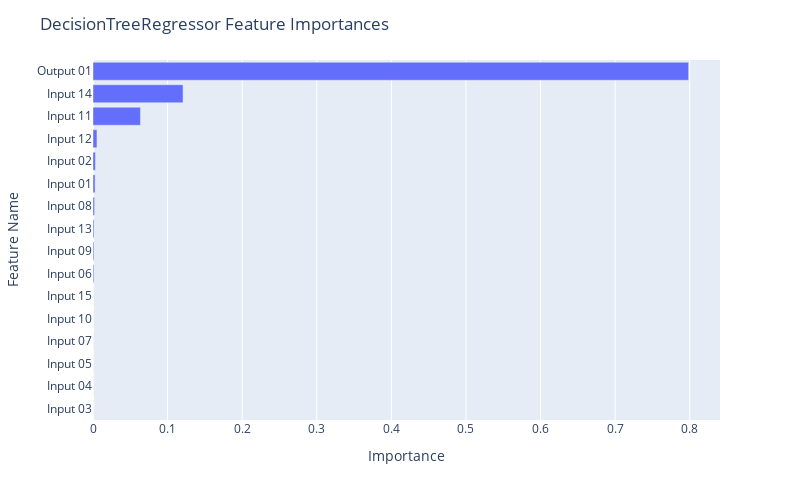

Notebook source saved alongside this figure:
### Code cell
fig = px.bar(df_dt, x="Importance", y="Feature Name")

fig.update_layout(
    autosize=False,
    width=800,
    height=500,
    title_text=f"DecisionTreeRegressor Feature Importances",
    yaxis={'categoryorder':'total ascending'}
)

fig.show()

### Figure 1 — Plotly figure (JSON) as saved in the notebook; plotly's stock layout.template omitted (floating-point values rounded to 4 significant figures)
{"data": [{"alignmentgroup": "True", "hovertemplate": "Importance=%{x}<br>Feature Name=%{y}<extra></extra>", "legendgroup": "", "marker": {"color": "#636efa", "pattern": {"shape": ""}}, "name": "", "offsetgroup": "", "orientation": "h", "showlegend": false, "textposition": "auto", "type": "bar", "x": [0.7985, 0.1207, 0.06362, 0.005303, 0.003248, 0.002794, 0.002088, 0.001301, 0.001239, 0.001153, 0, 0, 0, 0, 0, 0], "xaxis": "x", "y": ["Output 01", "Input 14", "Input 11", "Input 12", "Input 02", "Input 01", "Input 08", "Input 13", "Input 09", "Input 06", "Input 03", "Input 04", "Input 05", "Input 07", "Input 10", "Input 15"], "yaxis": "y"}], "layout": {"autosize": false, "barmode": "relative", "height": 500, "legend": {"tracegroupgap": 0}, "margin": {"t": 60}, "title": {"text": "DecisionTreeRegressor Feature Importances"}, "width": 800, "xaxis": {"anchor": "y", "autorange": true, "domain": [0, 1], "range": [0, 0.8406], "title": {"text": "Importance"}, "type": "linear"}, "yaxis": {"anchor": "x", "autorange": true, "categoryorder": "total ascending", "domain": [0, 1], "range": [-0.5, 15.5], "title": {"text": "Feature Name"}, "type": "category"}}}
